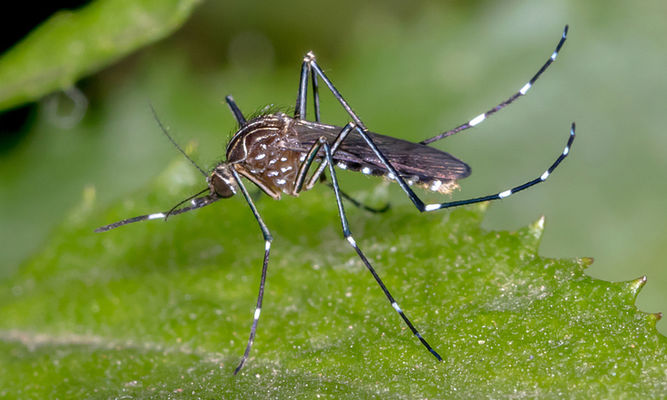
#> input picture opencv/photoss/ades_mosquito.jpg, 667 x 400 px, found by its file name
$ python thresholding.py
#> lines starting #> are read from the running program, lines starting #| are printed output that depends on the picture; after the words box and inside, x2 and y2 are one past the last pixel; in counts of white or black regions, pixels touching at a corner belong together
import cv2

image = cv2.imread(r"D:\python\opencv\photoss\ades_mosquito.jpg")
#> image is the input picture: shape (400, 667, 3); mean B, G, R 67.3, 135, 115.2

gray = cv2.cvtColor(image, cv2.COLOR_BGR2GRAY)
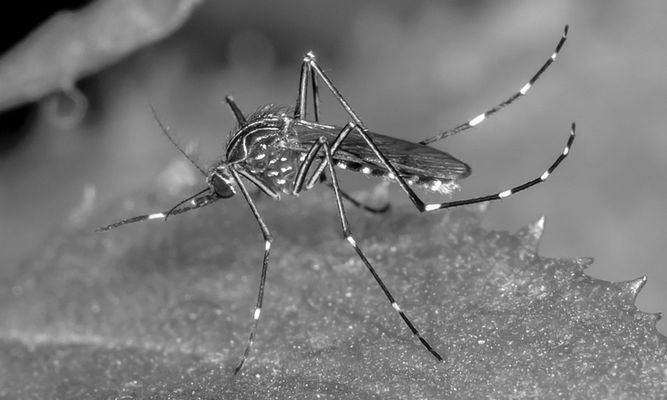
#> gray: shape (400, 667); min 0, max 255, mean 121.4

cv2.imshow("Gray", gray)

_, thresh = cv2.threshold(
    gray,
    100,
    255,
    cv2.THRESH_BINARY
)
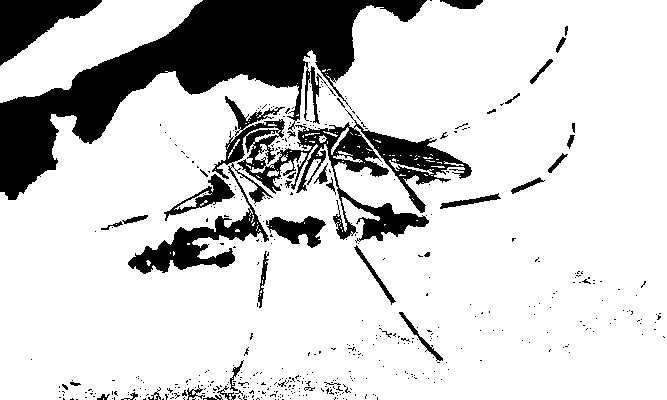
#> thresh: shape (400, 667); 81.8% white; 470 black regions (429 under 20 px), largest, box (x1, y1, x2, y2) and area: (0, 0, 427, 200) 26132, (128, 96, 472, 274) 13224, (0, 0, 102, 66) 3242
cv2.imshow("Threshold", thresh)

cv2.waitKey(0)
cv2.destroyAllWindows()

$ run again, with opencv/photoss/sup.jpg copied over opencv/photoss/ades_mosquito.jpg
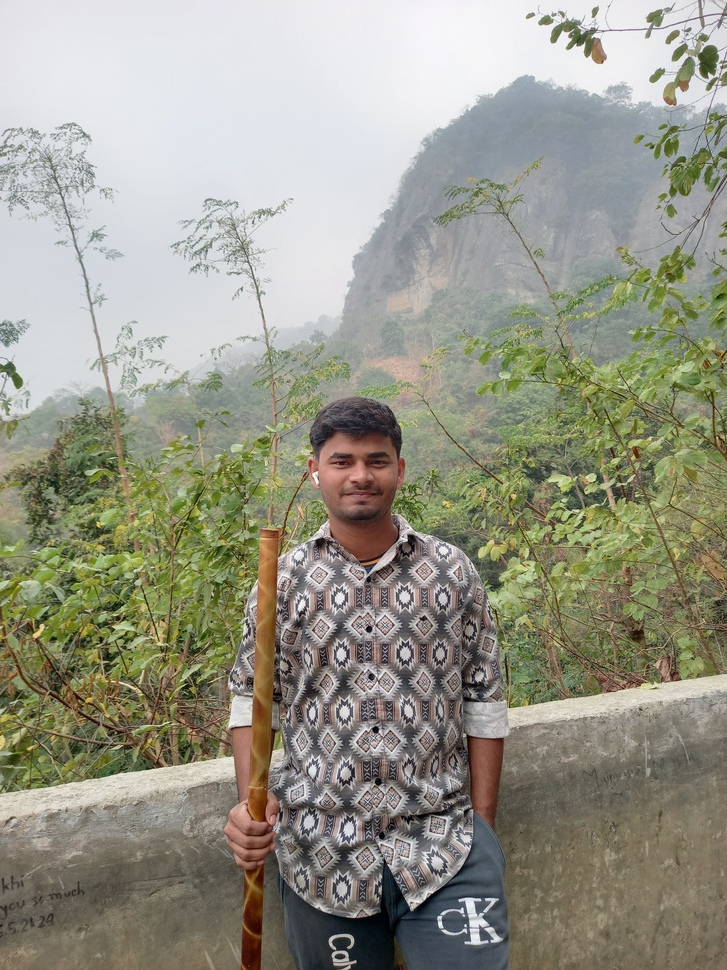
#> input picture opencv/photoss/sup.jpg, 727 x 970 px, shrunk from 3000 x 4000 before the run, found by its file name
#> image is the input picture: shape (970, 727, 3); mean B, G, R 135.6, 150.3, 150.9
#> `gray = cv2.cvtColor(image, cv2.COLOR_BGR2GRAY)`:
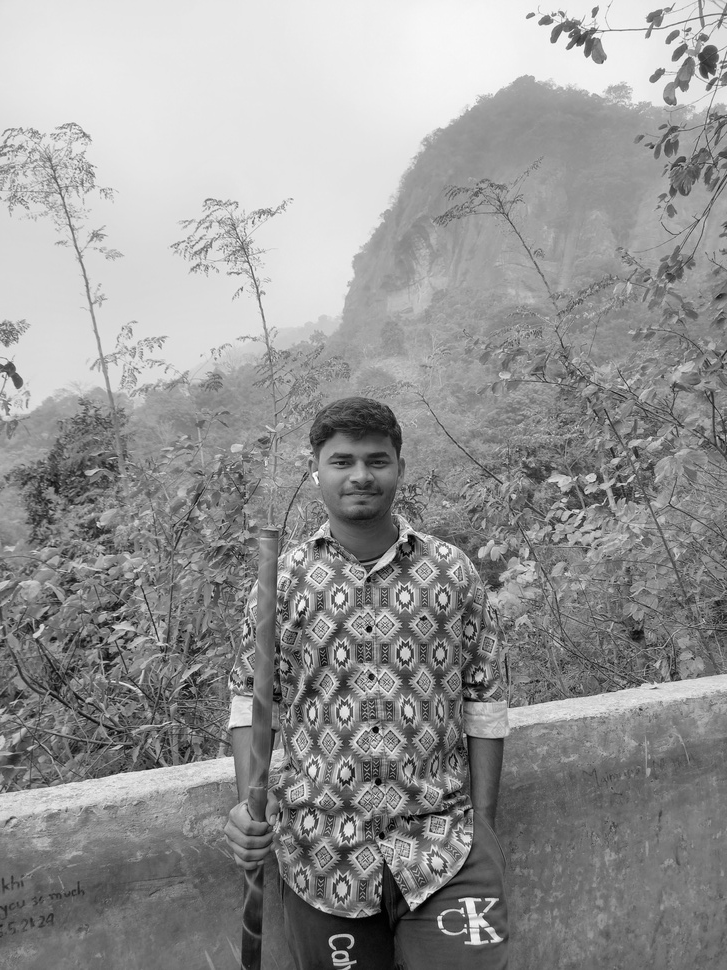
#> gray: shape (970, 727); min 0, max 254, mean 148.8
#> `_, thresh = cv2.threshold( gray, 100, 255, cv2.THRESH_BINARY )`:
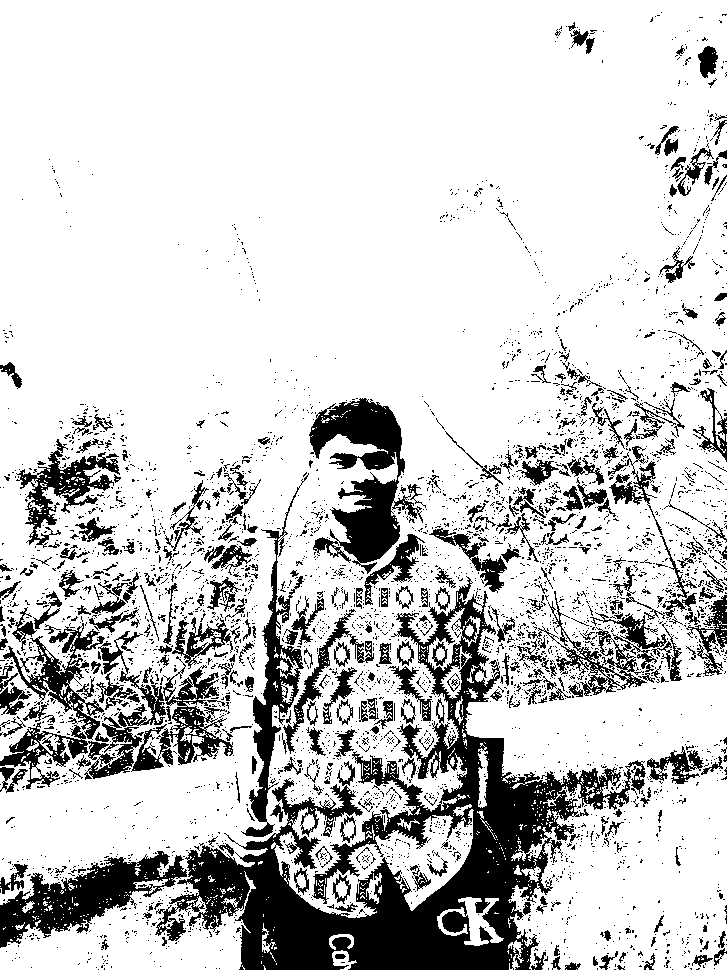
#> thresh: shape (970, 727); 80.6% white; 4024 black regions (3651 under 20 px), largest, box (x1, y1, x2, y2) and area: (155, 576, 646, 970) 48838, (309, 398, 423, 574) 8544, (0, 851, 187, 948) 6988
